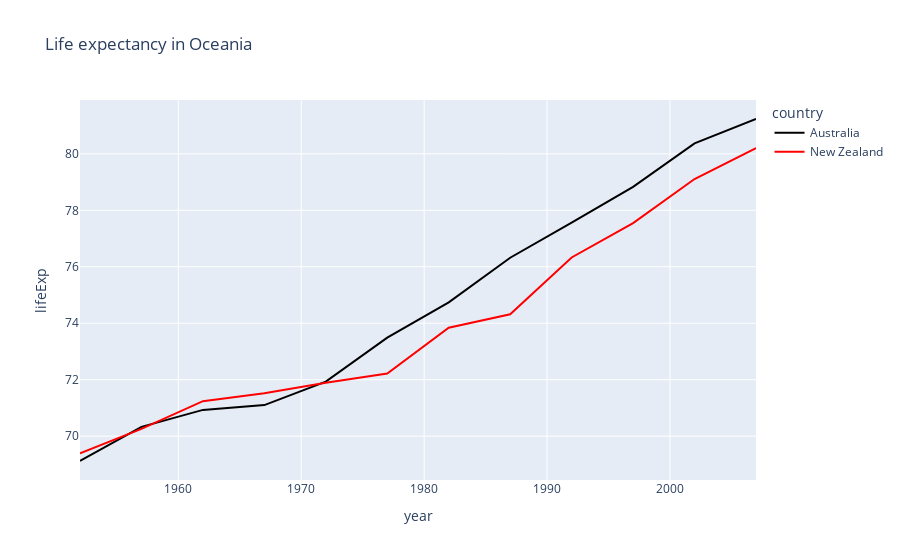

Notebook cell for this chart:
### Markdown cell above
## `Title` argument

We can also already pass a title when we make the plot with the `title` argument.

### Code cell
fig = px.line(df,
              x="year",
              y="lifeExp",
              color='country',
              color_discrete_map = {"Australia":"Black", "New Zealand": "Red"},
              title="Life expectancy in Oceania")
fig.show()

### Figure 1 — Plotly figure (JSON) as saved in the notebook; plotly's stock layout.template omitted (floating-point values rounded to 4 significant figures)
{"data": [{"hovertemplate": "country=Australia<br>year=%{x}<br>lifeExp=%{y}<extra></extra>", "legendgroup": "Australia", "line": {"color": "Black", "dash": "solid"}, "marker": {"symbol": "circle"}, "mode": "lines", "name": "Australia", "orientation": "v", "showlegend": true, "type": "scatter", "x": [1952, 1957, 1962, 1967, 1972, 1977, 1982, 1987, 1992, 1997, 2002, 2007], "xaxis": "x", "y": [69.12, 70.33, 70.93, 71.1, 71.93, 73.49, 74.74, 76.32, 77.56, 78.83, 80.37, 81.23], "yaxis": "y"}, {"hovertemplate": "country=New Zealand<br>year=%{x}<br>lifeExp=%{y}<extra></extra>", "legendgroup": "New Zealand", "line": {"color": "Red", "dash": "solid"}, "marker": {"symbol": "circle"}, "mode": "lines", "name": "New Zealand", "orientation": "v", "showlegend": true, "type": "scatter", "x": [1952, 1957, 1962, 1967, 1972, 1977, 1982, 1987, 1992, 1997, 2002, 2007], "xaxis": "x", "y": [69.39, 70.26, 71.24, 71.52, 71.89, 72.22, 73.84, 74.32, 76.33, 77.55, 79.11, 80.2], "yaxis": "y"}], "layout": {"legend": {"title": {"text": "country"}, "tracegroupgap": 0}, "title": {"text": "Life expectancy in Oceania"}, "xaxis": {"anchor": "y", "domain": [0, 1], "title": {"text": "year"}}, "yaxis": {"anchor": "x", "domain": [0, 1], "title": {"text": "lifeExp"}}}}
